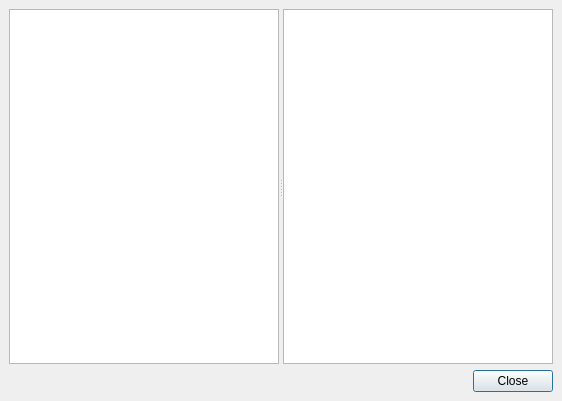
<ui version="4.0" >
 <class>AboutPlugins</class>
 <widget class="QDialog" name="AboutPlugins" >
  <property name="geometry" >
   <rect>
    <x>0</x>
    <y>0</y>
    <width>562</width>
    <height>401</height>
   </rect>
  </property>
  <property name="windowTitle" >
   <string>Scribus: About Plug-ins</string>
  </property>
  <layout class="QVBoxLayout" >
   <property name="leftMargin">
    <number>9</number>
   </property>
   <property name="topMargin">
    <number>9</number>
   </property>
   <property name="rightMargin">
    <number>9</number>
   </property>
   <property name="bottomMargin">
    <number>9</number>
   </property>
   <item>
    <widget class="QSplitter" name="splitter" >
     <property name="orientation" >
      <enum>Qt::Horizontal</enum>
     </property>
     <property name="opaqueResize" >
      <bool>false</bool>
     </property>
     <property name="childrenCollapsible" >
      <bool>false</bool>
     </property>
     <widget class="QListWidget" name="pluginList" >
      <property name="sizePolicy" >
       <sizepolicy>
        <hsizetype>7</hsizetype>
        <vsizetype>7</vsizetype>
        <horstretch>0</horstretch>
        <verstretch>0</verstretch>
       </sizepolicy>
      </property>
     </widget>
     <widget class="QTextBrowser" name="infoBrowser" />
    </widget>
   </item>
   <item>
    <widget class="QDialogButtonBox" name="buttonBox" >
     <property name="orientation" >
      <enum>Qt::Horizontal</enum>
     </property>
     <property name="standardButtons" >
      <set>QDialogButtonBox::Close</set>
     </property>
    </widget>
   </item>
  </layout>
 </widget>
 <resources/>
 <connections>
  <connection>
   <sender>buttonBox</sender>
   <signal>accepted()</signal>
   <receiver>AboutPlugins</receiver>
   <slot>accept()</slot>
   <hints>
    <hint type="sourcelabel" >
     <x>248</x>
     <y>254</y>
    </hint>
    <hint type="destinationlabel" >
     <x>157</x>
     <y>274</y>
    </hint>
   </hints>
  </connection>
  <connection>
   <sender>buttonBox</sender>
   <signal>rejected()</signal>
   <receiver>AboutPlugins</receiver>
   <slot>reject()</slot>
   <hints>
    <hint type="sourcelabel" >
     <x>316</x>
     <y>260</y>
    </hint>
    <hint type="destinationlabel" >
     <x>286</x>
     <y>274</y>
    </hint>
   </hints>
  </connection>
 </connections>
</ui>
